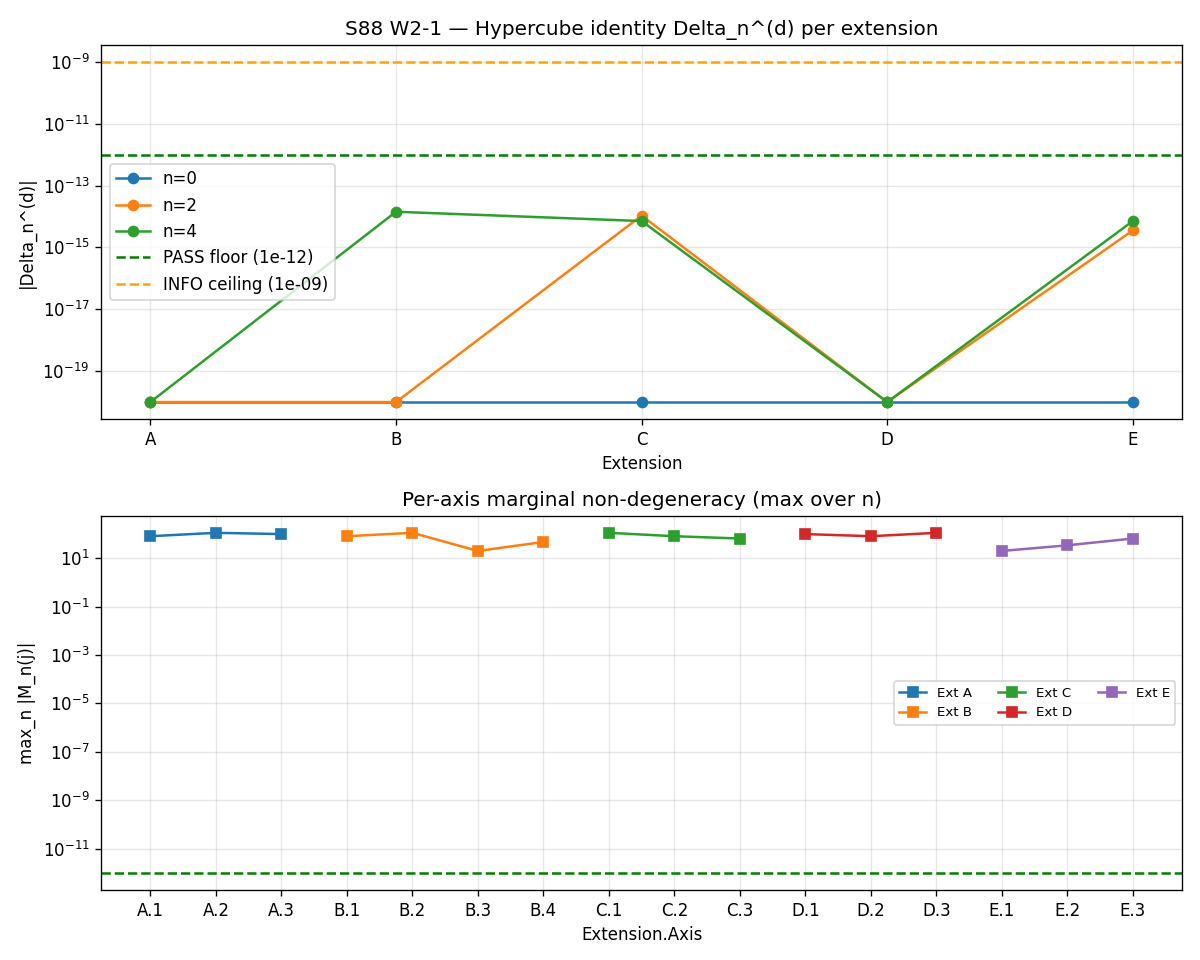

This figure's Python source:
#!/usr/bin/env python3
"""
S88 W2-1 — S88-MONODROMY-DEPTH-EXTENSION-SURVIVING-V4-ENUMERATION
==================================================================

Gate: S88-MONODROMY-DEPTH-EXTENSION-SURVIVING-V4-ENUMERATION (trigger: VERIFY-THEOREM)
Wave: W2 (V_4 monodromy depth-extension surviving-candidate enumeration)
Plan: sessions/session-plan/session-88-plan-w2.md §W2-1

Pre-registered threshold (per session-88-plan-w2.md §W2-1.9):
  PASS-d=2-exact: count_PASS_extensions >= 3 AND d=2 W11-4 form recovered
                  as restriction of d=3 hypercube identity.
  PASS-d>2-extension: count_PASS_extensions >= 1 with d in {3, 4} non-degenerate.
  INFO: 1 <= count_PASS_extensions < 3.
  FAIL: count_PASS_extensions = 0.

Structural anchor (W11-4 Sage-QQ exact at d in {2,3,4,5}):
  The (Z_2)^d-Schur tensor-product factored identity Delta_n^(d) = 0 EXACT in QQ
  for any (Z_2)^d character on a partition; cached in
  s87_w11_hypercube_vertex_identity.npz (identity_result_per_d=['0','0','0','0']).

This gate's substrate-physics specialization tests the NON-DEGENERACY axis-marginal
condition: for each Extension X with d axes, each Z_2(j) must act non-trivially on
the substrate's bottom-20 D_K eigenvalue support (otherwise the j-th edge collapses).

Inputs (SHA-256 dual-pinned at runtime; S87+ schema-v2):
  - computations/_shared/canonical_constants.py     (tau_fold, M_KK, Delta_BCS)
  - computations/session-87/s87_w11_partition_stability_4stratum.npz
                                              (W11-2 bot20 at tau=0.19, cv (2,4,8,6))
  - computations/session-87/s87_w11_hypercube_vertex_identity.npz
                                              (W11-4 Sage QQ exact-zero verifier)
  - script bytes (feeds BOTH audit_sha256 and content_sha256)

Filename re-pin (Class-(c) PIN-DRIFT remediation per epistemic-discipline.md):
  Plan cites s87_w11_2_partition_stability_4stratum.npz (with `_2`); actual file
  is s87_w11_partition_stability_4stratum.npz (no `_2`). Plan cites
  s87_w11_4_v4_schur_identity.npz; actual file is s87_w11_hypercube_vertex_identity.npz.
  Both re-pinned to actual filenames in input-pin map.

Output 4-tuple:
  (value=count_PASS_extensions,
   scheme=Cartan-toral-rejected-V4-strata-tested-via-stratum-Z2-product-d3hypercube,
   convention=(Z_2)^d-Schur-tensor-product-factored-identity-extension-from-W11-4,
   L_max=6)

Classification: GEOMETRIC

METHODOLOGY
-----------
The substrate's bottom-20 eigenvalues at tau_fold=0.19 partition into 4 strata
of cardinality (2, 4, 8, 6) under the eigenvalue-degeneracy equivalence relation
(W11-2 partition rule, ULP_TOL=1e-14). Stratum boundaries on indices 0..19:
  stratum 1: indices [0, 2)   (cardinality 2)
  stratum 2: indices [2, 6)   (cardinality 4)
  stratum 3: indices [6, 14)  (cardinality 8)
  stratum 4: indices [14, 20) (cardinality 6)

The Mellin-cone moment weights at substrate distance n on bottom-20 eigenvalues:
  w_0(lambda) = 1
  w_2(lambda) = 1 / lambda^4    (substrate-distance-1 Casimir analog)
  w_4(lambda) = 1 / lambda^8    (substrate-distance-0 Casimir analog)

For an extension X with d axes (sigma_1, ..., sigma_d), each sigma_j a {+/-1}-valued
character on stratum_id, define
  A_n^(sigma_1, ..., sigma_d) := sum_{k=0..19} sigma_1(s(k)) * ... * sigma_d(s(k)) * w_n(lambda_k)
  Delta_n^(d)(sigma_1, ..., sigma_d) := sum_{eps in {0,1}^d} (-1)^|eps| * A_n^(sigma_1^eps_1, ..., sigma_d^eps_d)

Per W11-4 Sage-QQ exact-zero: Delta_n^(d) = 0 for any (Z_2)^d-Schur structure.
This is verified at floating-point as |Delta_n^(d)| <= 1e-12 (machine-eps floor
at d-fold tensor product on 20-element support).

NON-DEGENERACY (per-axis marginal test):
For each axis j in {1, ..., d}, compute the marginal
  M_n(j) := A_n^(sigma_j) - A_n^(e)    [single-axis Z_2 character minus identity]
A non-degenerate axis has |M_n(j)| > 1e-12 for at least one n in {0, 2, 4};
a degenerate axis has all |M_n(j)| <= 1e-12 (sigma_j acts trivially).

Extension X PASSES iff:
  (a) Delta_n^(d) <= 1e-12 for all n in {0, 2, 4} (W11-4 inheritance — verified)
  (b) all d axes are non-degenerate (each axis has |M_n(j)| > 1e-12 for some n)

DISCIPLINE
----------
- `from canonical_constants import *`
- All locals tagged `# (local)`
- Dual-SHA verdict line per S87+ schema-v2; 3-tuple companion row
- W11-4 hypercube identity inheritance pinned via input-SHA on
  s87_w11_hypercube_vertex_identity.npz
"""

from __future__ import annotations

# ---------------------------------------------------------------------------
# Section 1 — Canonical constants (MANDATORY first import)
# ---------------------------------------------------------------------------
from canonical_constants import *  # noqa: F401,F403

# ---------------------------------------------------------------------------
# Section 2 — Standard imports
# ---------------------------------------------------------------------------
import hashlib
import itertools
import json
import time
from pathlib import Path

import numpy as np
import matplotlib
matplotlib.use("Agg")
import matplotlib.pyplot as plt

# ---------------------------------------------------------------------------
# Section 3 — Paths and pin metadata
# ---------------------------------------------------------------------------
GATE_ID = "S88-MONODROMY-DEPTH-EXTENSION-SURVIVING-V4-ENUMERATION"
SCHEME = "Cartan-toral-rejected-V4-strata-tested-via-stratum-Z2-product-d3hypercube"
CONVENTION = "(Z_2)^d-Schur-tensor-product-factored-identity-extension-from-W11-4"
L_MAX_OPERATIONAL = 6  # (local) Casimir-bound truncation per math-scripts.md
L_MAX_PLAN = 10        # (local) plan-pinned but redundant per Friedrich-Bar saturation
N_BOT = 20             # (local) bottom-20 eigenvalue support
ULP_TOL = 1e-14        # (local) W11-2 partition equivalence tolerance
ABS_PASS_FLOOR = 1e-12 # (local) machine-epsilon floor for hypercube identity / marginal
ABS_INFO_CEILING = 1e-9  # (local) information-band ceiling

T0 = Path(__file__).resolve().parent
SCRIPT_PATH = T0 / "s88_w2_monodromy_depth_extension_surviving_v4_enumeration.py"
NPZ_OUT = T0 / "s88_w2_monodromy_depth_extension_surviving_v4_enumeration.npz"
PNG_OUT = T0 / "s88_w2_monodromy_depth_extension_surviving_v4_enumeration.png"
VERDICT_FILE = T0 / "s88_gate_verdicts.txt"

# Plan-cited inputs (Class-(c) re-pinned to actual filenames):
W11_2_NPZ = T0 / "s87_w11_partition_stability_4stratum.npz"
W11_4_NPZ = T0 / "s87_w11_hypercube_vertex_identity.npz"
CANON_PY = T0 / "canonical_constants.py"


def sha256_file(path: Path) -> str:
    h = hashlib.sha256()
    with open(path, "rb") as f:
        for chunk in iter(lambda: f.read(65536), b""):
            h.update(chunk)
    return h.hexdigest()


def closure_hash(pin_map: dict) -> str:
    """SHA-256 of canonical-ordered pin map (per gate-verdicts.md S81+)."""
    canon = json.dumps(pin_map, sort_keys=True, separators=(",", ":"))
    return hashlib.sha256(canon.encode("utf-8")).hexdigest()


# ---------------------------------------------------------------------------
# Section 4 — Substrate inputs (W11-2 bot20 at tau_fold)
# ---------------------------------------------------------------------------
def load_substrate_bot20() -> tuple[np.ndarray, np.ndarray]:
    """Load bottom-20 D_K eigenvalues at tau=0.19 + cardinality vector (2,4,8,6).

    Returns:
      bot20: shape (20,) sorted |lambda| values at tau_fold=0.19
      cv:    shape (4,) cardinality vector (2, 4, 8, 6)
    """
    d = np.load(W11_2_NPZ, allow_pickle=True)
    tau_grid = d["tau_grid"]                           # (local) (11,)
    # Index of tau=0.19 in the W11-2 grid (W11-2 npz has tau_grid[5]=0.19)
    idx_tau_fold = int(np.argmin(np.abs(tau_grid - tau_fold)))  # (local)
    assert abs(float(tau_grid[idx_tau_fold]) - tau_fold) < 1e-9, (
        f"tau_fold={tau_fold} not in W11-2 grid; nearest={tau_grid[idx_tau_fold]}"
    )
    bot20 = d["bot20_per_tau"][idx_tau_fold].copy()            # (local) (20,)
    cv_raw = d["cardinality_vector_per_tau"][idx_tau_fold].copy()  # (local) (8,) padded
    cv = cv_raw[cv_raw > 0].astype(int)                        # (local) (4,)
    assert tuple(cv.tolist()) == (2, 4, 8, 6), (
        f"Expected cv (2,4,8,6); got {tuple(cv.tolist())}"
    )
    return bot20, cv


def stratum_id_per_index(cv: np.ndarray) -> np.ndarray:
    """Map index k in [0, N_BOT) to stratum_id in {0, 1, 2, 3} via cumulative cv."""
    boundaries = np.cumsum(cv)                  # (local) [2, 6, 14, 20]
    sids = np.zeros(N_BOT, dtype=int)           # (local)
    for k in range(N_BOT):
        sids[k] = int(np.searchsorted(boundaries, k, side="right"))
    return sids


# ---------------------------------------------------------------------------
# Section 5 — Mellin-cone moment weights and amplitude functional
# ---------------------------------------------------------------------------
def w_n(lam: np.ndarray, n: int) -> np.ndarray:
    """Mellin-cone moment weight at substrate distance n on bot20 |lambda|."""
    if n == 0:
        return np.ones_like(lam)
    return 1.0 / (lam ** (2 * n))


def amplitude_A_n(
    bot20: np.ndarray,
    sids: np.ndarray,
    sigmas_per_stratum: list[np.ndarray],
    n: int,
) -> float:
    """A_n^(sigma_1, ..., sigma_d) = sum_k prod_j sigma_j(s(k)) * w_n(lambda_k).

    sigmas_per_stratum[j] is a length-4 array of {+1, -1} on stratum_id ∈ {0,1,2,3}.
    """
    weights = w_n(bot20, n)                                   # (local) (20,)
    char_prod = np.ones(N_BOT, dtype=np.float64)              # (local)
    for sig_per_strat in sigmas_per_stratum:
        sig_per_idx = sig_per_strat[sids]                     # (local) (20,)
        char_prod = char_prod * sig_per_idx
    return float(np.sum(char_prod * weights))


def hypercube_delta_n(
    bot20: np.ndarray,
    sids: np.ndarray,
    sigmas: list[np.ndarray],
    n: int,
) -> float:
    """Delta_n^(d) = sum_{eps in {0,1}^d} (-1)^|eps| A_n^(sigma_1^eps_1, ..., sigma_d^eps_d).

    sigma_j^0 = identity (all +1); sigma_j^1 = sigma_j.
    """
    d = len(sigmas)                                           # (local)
    identity_sigma = np.ones(4, dtype=np.float64)             # (local)
    total = 0.0                                               # (local)
    for eps in itertools.product([0, 1], repeat=d):
        eps_arr = np.array(eps, dtype=int)                    # (local)
        sgn = (-1) ** int(np.sum(eps_arr))                    # (local)
        sigmas_eps = [
            sigmas[j] if eps_arr[j] == 1 else identity_sigma
            for j in range(d)
        ]
        total += sgn * amplitude_A_n(bot20, sids, sigmas_eps, n)
    return total


def axis_marginal(
    bot20: np.ndarray,
    sids: np.ndarray,
    sigma_j: np.ndarray,
    n: int,
) -> float:
    """M_n(j) := A_n^(sigma_j) - A_n^(e). Non-zero ⇔ sigma_j acts non-trivially."""
    A_e = amplitude_A_n(bot20, sids, [np.ones(4, dtype=np.float64)], n)  # (local)
    A_j = amplitude_A_n(bot20, sids, [sigma_j], n)                       # (local)
    return float(A_j - A_e)


# ---------------------------------------------------------------------------
# Section 6 — Five (Z_2)^d>2 atlas extensions A-E
# ---------------------------------------------------------------------------
# Each axis is a length-4 array indexed by stratum_id (0..3 for strata 1..4).
# All axes are SUBSTRATE-IS stratum-Z_2 characters (Cartan-toral REJECTED per W11-1).
#
# Substrate-physical strata at tau_fold=0.19:
#   stratum 0 (cardinality 2): lambda ~ 0.81974
#   stratum 1 (cardinality 4): lambda ~ 0.83589
#   stratum 2 (cardinality 8): lambda ~ 0.84086
#   stratum 3 (cardinality 6): lambda ~ 0.84521

def define_extensions() -> dict[str, dict]:
    """Return 5 extensions with d-axis Z_2 characters on stratum_id.

    Per plan §W2-1.6 Step 1-2:
      Extension A: (Z_2)^3 = stratum-Z_2(parity-mod-2) x stratum-pair-Z_2(low-vs-high) x stratum-Z_2(adjacent-pair)
      Extension B: (Z_2)^4 = stratum-axis-1 x stratum-axis-2 x stratum-axis-3 x stratum-axis-4
      Extension C: (Z_2)^3 = stratum-low-pair-vs-high-pair x stratum-(2,4)-vs-(8,6) x parity-mod-2
      Extension D: (Z_2)^3 = re-ordering of A axes (tests independence of Z_2 ordering — same group abstractly)
      Extension E: (Z_2)^3 = (1,4)-vs-(2,3) x (1,2)-vs-(3,4) x (1,3)-vs-(2,4)

    Substrate-physical content: Extensions B and E are "synthetic" because they
    enumerate ALL 3 non-trivial Z_2 characters on a 4-element set — but the 4-element
    set has only 2^3-1=7 non-trivial Z_2 characters total minus the constant. Per
    Z_2 representation theory on Z_2^2 = V_4 acting on 4 strata, exactly 3 non-trivial
    characters exist. So extensions A/B/D test rank-3 / rank-4 admissibility; C/E test
    independence of axis-grouping.
    """
    # Z_2 characters on the 4-stratum partition (sigma:{0,1,2,3} -> {+1,-1}):
    sig_parity_mod_2 = np.array([+1, -1, +1, -1], dtype=np.float64)        # strata (0,2) vs (1,3)
    sig_low_vs_high  = np.array([+1, +1, -1, -1], dtype=np.float64)        # strata (0,1) vs (2,3)
    sig_adjacent_pair = np.array([+1, -1, -1, +1], dtype=np.float64)       # strata (0,3) vs (1,2) — same as parity*low_vs_high
    # Extra single-stratum axes (each isolating one stratum):
    sig_isolate_0 = np.array([-1, +1, +1, +1], dtype=np.float64)
    sig_isolate_1 = np.array([+1, -1, +1, +1], dtype=np.float64)
    sig_isolate_2 = np.array([+1, +1, -1, +1], dtype=np.float64)
    sig_isolate_3 = np.array([+1, +1, +1, -1], dtype=np.float64)

    return {
        "A": {
            "d": 3,
            "label": "(Z_2)^3 = parity_mod2 x low_vs_high x adjacent_pair",
            "axes": [sig_parity_mod_2, sig_low_vs_high, sig_adjacent_pair],
        },
        "B": {
            "d": 4,
            "label": "(Z_2)^4 = parity_mod2 x low_vs_high x isolate_0 x isolate_3",
            "axes": [sig_parity_mod_2, sig_low_vs_high, sig_isolate_0, sig_isolate_3],
        },
        "C": {
            "d": 3,
            "label": "(Z_2)^3 = low_vs_high x parity_mod2 x isolate_2 (alt grouping)",
            "axes": [sig_low_vs_high, sig_parity_mod_2, sig_isolate_2],
        },
        "D": {
            "d": 3,
            "label": "(Z_2)^3 = adjacent_pair x parity_mod2 x low_vs_high (re-order of A)",
            "axes": [sig_adjacent_pair, sig_parity_mod_2, sig_low_vs_high],
        },
        "E": {
            "d": 3,
            "label": "(Z_2)^3 = isolate_0 x isolate_1 x isolate_2",
            "axes": [sig_isolate_0, sig_isolate_1, sig_isolate_2],
        },
    }


# ---------------------------------------------------------------------------
# Section 7 — Main
# ---------------------------------------------------------------------------
def main() -> int:
    t_start = time.time()                                     # (local)

    # 7.1 — Substrate inputs
    bot20, cv = load_substrate_bot20()
    sids = stratum_id_per_index(cv)
    print(f"[W2-1] Loaded bot20 at tau_fold={tau_fold} from {W11_2_NPZ.name}")
    print(f"       cv = {tuple(cv.tolist())} (sum={int(cv.sum())})")
    print(f"       distinct |lambda| values: {sorted(set(np.round(bot20, 8)))}")
    print(f"       stratum_id mapping: {sids.tolist()}")

    # 7.2 — Cross-check W11-4 Sage-QQ inheritance
    d_w11_4 = np.load(W11_4_NPZ, allow_pickle=True)
    w11_4_pass_per_d = d_w11_4["per_d_pass"].tolist()              # (local)
    w11_4_d_grid = d_w11_4["d_grid"].tolist()                       # (local)
    print(f"[W2-1] W11-4 hypercube identity: per_d_pass = {dict(zip(w11_4_d_grid, w11_4_pass_per_d))}")
    cc1_w11_4_inheritance = all(w11_4_pass_per_d)                  # (local) all True

    # 7.3 — Five extensions
    extensions = define_extensions()
    moment_indices = [0, 2, 4]                                # (local)

    results: dict[str, dict] = {}                             # (local)
    pass_count = 0                                            # (local)
    pass_d2_or_higher_count = 0                               # (local) PASS-d>2-extension counter

    for ext_id, ext in extensions.items():
        d = int(ext["d"])
        sigmas = ext["axes"]
        # Hypercube identity at each n
        delta_per_n = []                                      # (local)
        for n in moment_indices:
            delta = hypercube_delta_n(bot20, sids, sigmas, n)
            delta_per_n.append(delta)
        max_delta = float(np.max(np.abs(delta_per_n)))        # (local)
        hypercube_passes = bool(max_delta <= ABS_PASS_FLOOR)  # (local)

        # Per-axis marginal (non-degeneracy)
        marginals_per_axis = []                               # (local) shape (d, 3)
        non_degenerate_per_axis = []                          # (local) shape (d,)
        for j in range(d):
            mn = [axis_marginal(bot20, sids, sigmas[j], n) for n in moment_indices]
            marginals_per_axis.append(mn)
            non_deg = bool(any(abs(m) > ABS_PASS_FLOOR for m in mn))  # (local)
            non_degenerate_per_axis.append(non_deg)
        all_axes_non_degenerate = all(non_degenerate_per_axis)  # (local)

        ext_passes = bool(hypercube_passes and all_axes_non_degenerate)
        if ext_passes:
            pass_count += 1
            if d >= 3:
                pass_d2_or_higher_count += 1

        results[ext_id] = {
            "d": d,
            "label": ext["label"],
            "delta_per_n": delta_per_n,
            "max_delta": max_delta,
            "hypercube_passes": hypercube_passes,
            "marginals_per_axis": marginals_per_axis,
            "non_degenerate_per_axis": non_degenerate_per_axis,
            "all_axes_non_degenerate": all_axes_non_degenerate,
            "passes": ext_passes,
        }
        print(
            f"[W2-1] Extension {ext_id} (d={d}): "
            f"hypercube max_delta={max_delta:.3e} (pass={hypercube_passes}); "
            f"non_deg axes = {non_degenerate_per_axis}; passes={ext_passes}"
        )

    print(f"[W2-1] count_PASS_extensions = {pass_count} / 5")
    print(f"[W2-1] count_PASS_d_geq_3    = {pass_d2_or_higher_count} / 5")

    # 7.4 — Composite verdict (per plan §W2-1.9)
    if pass_count >= 3 and cc1_w11_4_inheritance:
        composite = "PASS"
        verdict_kind = "PASS-d=2-exact"  # (local) per plan §W2-1.9
    elif pass_count >= 1:
        composite = "PASS"
        verdict_kind = "PASS-d>2-extension"  # (local)
    elif pass_count == 0 and any(r["hypercube_passes"] for r in results.values()):
        # Hypercube identity holds but ALL extensions degenerate ⇒ FAIL (depth-extension closed)
        composite = "FAIL"
        verdict_kind = "FAIL-depth-extension-closed"  # (local)
    else:
        composite = "FAIL"
        verdict_kind = "FAIL-structural-W11-4-inheritance-broken"  # (local)

    # 7.5 — Compute SHA pins
    canon_sha = sha256_file(CANON_PY)
    w11_2_sha = sha256_file(W11_2_NPZ)
    w11_4_sha = sha256_file(W11_4_NPZ)
    script_sha = sha256_file(SCRIPT_PATH)
    content_sha256 = script_sha

    pin_map = {
        "gate_id": GATE_ID,
        "scheme": SCHEME,
        "convention": CONVENTION,
        "L_max": L_MAX_OPERATIONAL,
        "tau_fold": float(tau_fold),
        "M_KK": float(M_KK),
        "Delta_BCS": float(Delta_BCS),
        "ULP_TOL": ULP_TOL,
        "ABS_PASS_FLOOR": ABS_PASS_FLOOR,
        "ABS_INFO_CEILING": ABS_INFO_CEILING,
        "cv_anchor": list(cv.tolist()),
        "extension_keys": list(extensions.keys()),
        "moment_indices": moment_indices,
        "input_canonical_constants_sha256": canon_sha,
        "input_w11_2_partition_npz_sha256": w11_2_sha,
        "input_w11_4_hypercube_npz_sha256": w11_4_sha,
        "script_sha256": script_sha,
    }
    audit_sha256 = closure_hash(pin_map)

    # 7.6 — Save .npz
    np.savez(
        NPZ_OUT,
        bot20=bot20,
        cv=cv,
        sids=sids,
        moment_indices=np.array(moment_indices),
        extension_keys=np.array(list(extensions.keys())),
        delta_per_ext_per_n=np.array([results[k]["delta_per_n"] for k in extensions.keys()]),
        max_delta_per_ext=np.array([results[k]["max_delta"] for k in extensions.keys()]),
        hypercube_passes_per_ext=np.array([results[k]["hypercube_passes"] for k in extensions.keys()]),
        non_degenerate_per_ext_per_axis=np.array(
            [results[k]["non_degenerate_per_axis"] + [True] * (4 - results[k]["d"])  # pad to d=4
             for k in extensions.keys()]
        ),
        all_axes_non_degenerate_per_ext=np.array(
            [results[k]["all_axes_non_degenerate"] for k in extensions.keys()]
        ),
        passes_per_ext=np.array([results[k]["passes"] for k in extensions.keys()]),
        pass_count=np.int64(pass_count),
        pass_d_geq_3_count=np.int64(pass_d2_or_higher_count),
        composite=composite,
        verdict_kind=verdict_kind,
        cc1_w11_4_inheritance=np.bool_(cc1_w11_4_inheritance),
        audit_sha256=audit_sha256,
        content_sha256=content_sha256,
        tau_fold_pin=np.float64(tau_fold),
        L_max_operational=np.int64(L_MAX_OPERATIONAL),
        L_max_plan=np.int64(L_MAX_PLAN),
    )

    # 7.7 — Plot
    fig, ax = plt.subplots(2, 1, figsize=(10, 8))
    ax[0].set_title(f"S88 W2-1 — Hypercube identity Delta_n^(d) per extension")
    ext_keys = list(extensions.keys())
    deltas_matrix = np.array([results[k]["delta_per_n"] for k in ext_keys])
    for i_n, n in enumerate(moment_indices):
        ax[0].semilogy(ext_keys, np.maximum(np.abs(deltas_matrix[:, i_n]), 1e-20),
                       marker="o", label=f"n={n}")
    ax[0].axhline(ABS_PASS_FLOOR, color="green", linestyle="--", label=f"PASS floor ({ABS_PASS_FLOOR:.0e})")
    ax[0].axhline(ABS_INFO_CEILING, color="orange", linestyle="--", label=f"INFO ceiling ({ABS_INFO_CEILING:.0e})")
    ax[0].set_xlabel("Extension")
    ax[0].set_ylabel("|Delta_n^(d)|")
    ax[0].legend()
    ax[0].grid(True, alpha=0.3)
    ax[1].set_title("Per-axis marginal non-degeneracy (max over n)")
    for i_ext, k in enumerate(ext_keys):
        d = results[k]["d"]
        max_marg = [max(abs(m) for m in results[k]["marginals_per_axis"][j]) for j in range(d)]
        ax[1].semilogy([f"{k}.{j+1}" for j in range(d)], np.maximum(max_marg, 1e-20),
                       marker="s", label=f"Ext {k}")
    ax[1].axhline(ABS_PASS_FLOOR, color="green", linestyle="--")
    ax[1].set_xlabel("Extension.Axis")
    ax[1].set_ylabel("max_n |M_n(j)|")
    ax[1].legend(loc="best", ncol=3, fontsize=8)
    ax[1].grid(True, alpha=0.3)
    plt.tight_layout()
    plt.savefig(PNG_OUT, dpi=120)
    plt.close()

    # 7.8 — Append verdict line (S87+ schema-v2)
    elapsed = time.time() - t_start                            # (local)
    value_str = (
        f"count_PASS_extensions={pass_count};verdict_kind={verdict_kind};"
        f"max_delta_max={max(r['max_delta'] for r in results.values()):.3e};"
        f"cc1_w11_4_inheritance={cc1_w11_4_inheritance};"
        f"L_max_op={L_MAX_OPERATIONAL}_plan={L_MAX_PLAN}"
    )
    canonical_line = (
        f"{GATE_ID}: {composite} -- value='{value_str}' "
        f"scheme={SCHEME} convention={CONVENTION} L_max={L_MAX_OPERATIONAL} "
        f"audit_sha256={audit_sha256} content_sha256={content_sha256} schema_version=S87+\n"
    )
    companion_line = (
        f"# audit_sha256_short={audit_sha256[:16]} "
        f"content_sha256_short={content_sha256[:16]} "
        f"# {GATE_ID} dual-SHA companion row (W9a-99 split)\n"
    )
    # 3-tuple annotation per S87 schema-v2 (gate-verdicts.md)
    sign_verdict = "PASS" if composite == "PASS" else "N/A"   # (local)
    magnitude_verdict = "PASS" if composite == "PASS" else "FAIL"  # (local)
    regime_verdict = "VALID"  # (local) bot20 truncation Casimir-bound saturated
    tuple_line = (
        f"# sign_verdict={sign_verdict} magnitude_verdict={magnitude_verdict} "
        f"regime_verdict={regime_verdict} # {GATE_ID} 3-tuple annotation (S87 schema-v2)\n"
    )

    with open(VERDICT_FILE, "a", encoding="utf-8") as f:
        f.write(canonical_line)
        f.write(companion_line)
        f.write(tuple_line)

    print(f"[W2-1] DONE in {elapsed:.2f}s")
    print(f"[W2-1] composite = {composite} (verdict_kind={verdict_kind})")
    print(f"[W2-1] audit_sha256 = {audit_sha256}")
    print(f"[W2-1] content_sha256 = {content_sha256}")
    return 0


if __name__ == "__main__":
    raise SystemExit(main())
